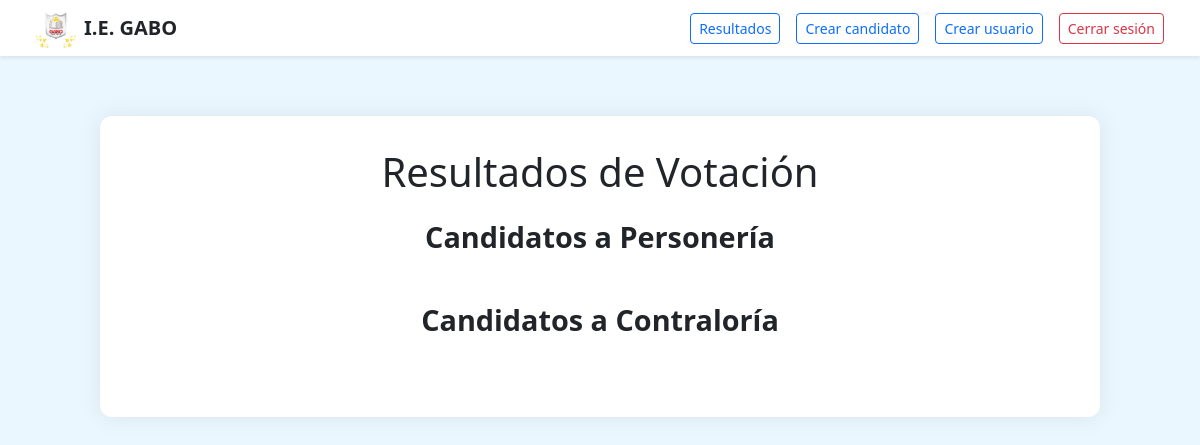
/results/ (signed in), run on an earlier commit of the app's database.
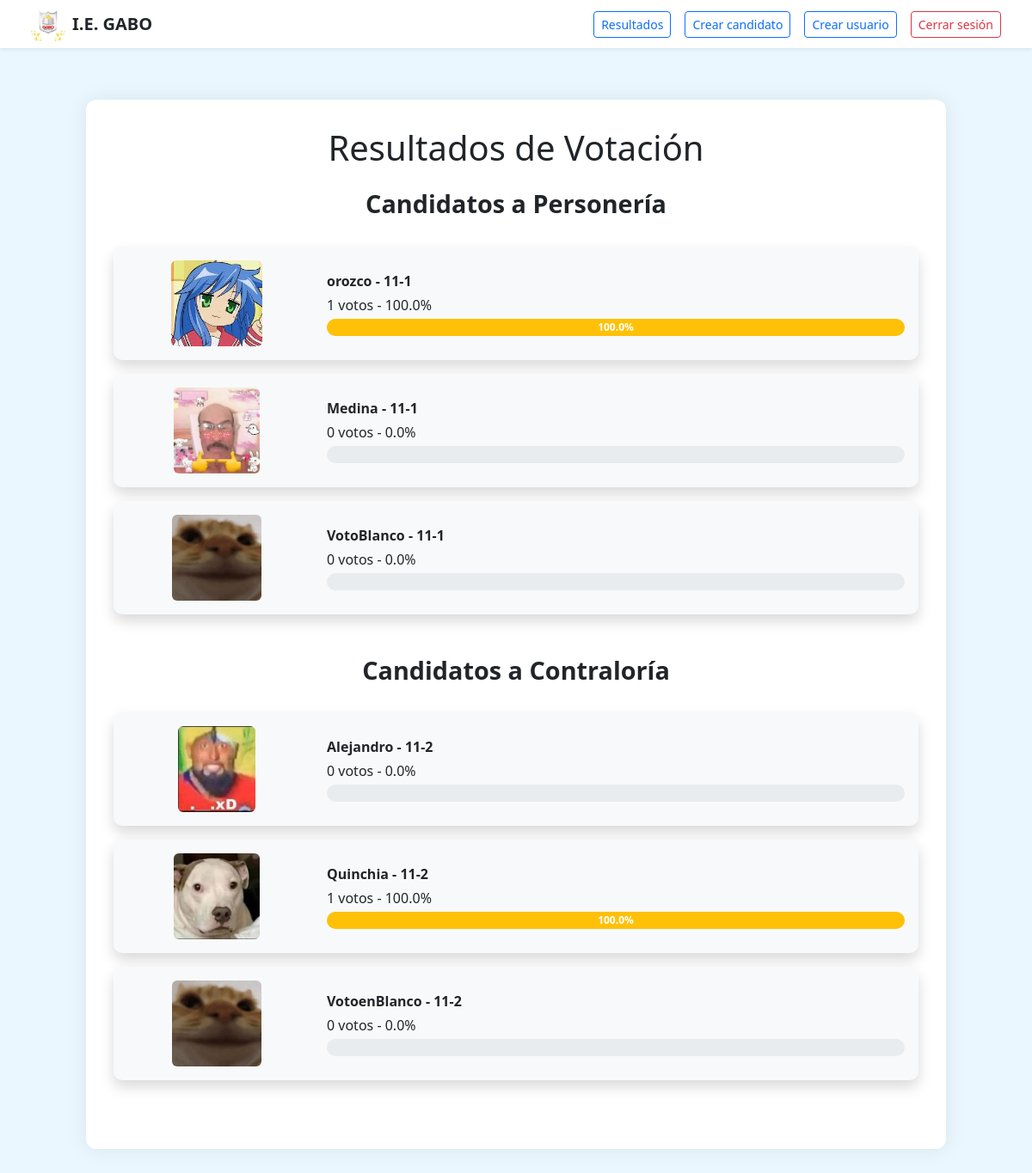
And on a later commit of the database.
### Users/models.py (models this page shows)
class Candidates(models.Model):
    POSITIONS = (
        ('Personería', 'Personería'),
        ('Contraloría', 'Contraloría'),
    )
    GRADES = (
        ('11-1', '11-1'),
        ('11-2', '11-2'),
        ('11-3', '11-3'),
        ('11-4', '11-4'),
        ('11-5', '11-5'),
    )
    GENDER = (
        ('Masculino', 'Masculino'),
        ('Femenino', 'Femenino'),
        ('Otro', 'Otro'),
    )
    user = models.OneToOneField(User, on_delete=models.CASCADE)
    identification_number = models.IntegerField(unique=True)
    grade = models.CharField(
        max_length=10,
        choices=GRADES,
        default='11-1')
    age = models.IntegerField()
    position = models.CharField(
        max_length=20,
        choices=POSITIONS,
        default='Personería'
    )
    gender = models.CharField(
        max_length=10,
        choices=GENDER,
        default='Masculino'
    )
    description = models.TextField()
    photo = models.ImageField(upload_to='candidates_photos/', blank=True, null=True)
    votes = models.IntegerField(default=0)
    percentage = models.FloatField(default=0.0)

### Users/views.py (the view)
# urls.py: path('results/',results,name='results')
@login_required(login_url='logIn')
def results(request):
    if not request.user.is_superuser:
        logout(request)
        messages.error(request, 'No tienes permiso para ver los resultados.')
        return redirect('main')
    ombudsmans = Candidates.objects.filter(position='Personería')
    comptrollers = Candidates.objects.filter(position='Contraloría')
    votes_ombudsman = sum(candidate.votes for candidate in ombudsmans)
    votes_comptroller = sum(candidate.votes for candidate in comptrollers)
    if votes_ombudsman > 0:
        for candidate in ombudsmans:
            candidate.percentage = (candidate.votes / votes_ombudsman) * 100 if votes_ombudsman > 0 else 0
            candidate.save()
    if votes_comptroller > 0:
        for candidate in comptrollers:
            candidate.percentage = (candidate.votes / votes_comptroller) * 100 if votes_comptroller > 0 else 0
            candidate.save()
    return render(request,'Users/results.html',{
            'ombudsmans' : ombudsmans,
            'comptrollers' : comptrollers,
        })

### templates/users/results.html (shortened to what this page needs)
{% load static %}
<!DOCTYPE html>
<html lang="en">
<head>
    <link href="https://cdn.jsdelivr.net/npm/bootstrap@5.3.0/dist/css/bootstrap.min.css" rel="stylesheet">
    <link rel="stylesheet" href="{% static '/users/stylesResults.css' %}">
</head>
<body>
  <header>
        <nav class="navbar navbar-expand-lg navbar-light bg-white shadow-sm px-4">
        <div class="container-fluid d-flex justify-content-between w-100">
            <div class="d-flex align-items-center gap-2">
                <img src="{% static 'img/logo.webp' %}" alt="Logo" style="height: 40px;">
                <a href="{% url 'main' %}" style="text-decoration: none;"><strong class="text-dark fs-5">I.E. GABO</strong></a>
            </div>
            <div class="d-flex gap-3">
                {% if user.is_superuser %}
                <a class="btn btn-outline-primary btn-sm" href="{% url 'results' %}">Resultados</a>
                <a class="btn btn-outline-primary btn-sm" href="{% url 'create_candidate' %}">Crear candidato</a>
                <a class="btn btn-outline-primary btn-sm" href="{% url 'signUp' %}">Crear usuario</a>
                {% endif %}
                <a class="btn btn-outline-danger btn-sm" href="{% url 'logOut' %}">Cerrar sesión</a>
            </div>
        </div>
    </nav>
  </header>
  <main>
    <div class="results-container">
        <h1 class="text-center mb-4">Resultados de Votación</h1>
        <div class="category-section">
            <h4 class="section-title">Candidatos a Personería</h4>
            {% for candidate in ombudsmans %}
            <div class="candidate-card shadow bg-light">
                <div class="row align-items-center">
                    <div class="col-md-3 text-center" style="object-fit: cover;">
                        <img src="{{ candidate.photo.url }}" alt="Foto de {{ candidate.profile.user.username }}" class="img-fluid rounded" style="max-height: 100px;">
                    </div>
                    <div class="col-md-9">
                        <p class="candidate-name mb-1">{{ candidate.user.username }} - {{ candidate.grade }}</p>
                        <p class="mb-1">{{ candidate.votes }} votos - {{ candidate.percentage }}%</p>
                        <div class="progress">
                            <div class="progress-bar bg-warning" role="progressbar"style="width: {{ candidate.percentage }}%;" aria-valuenow="{{ candidate.percentage }}" aria-valuemin="0" aria-valuemax="100">
                            {{ candidate.percentage }}%
                            </div>
                        </div>
                    </div>
                </div>
            </div>
        {% endfor %}
        </div>
          <div class="category-section">
            <h4 class="section-title">Candidatos a Contraloría</h4>
            {% for candidate in comptrollers %}
            <div class="candidate-card shadow bg-light">
              <div class="row align-items-center">
                <div class="col-md-3 text-center">
                  <img src="{{ candidate.photo.url }}" alt="Foto de {{ candidate.profile.user.username }}" class="img-fluid rounded" style="max-height: 100px;">
                </div>
                <div class="col-md-9">
                  <p class="candidate-name mb-1">{{ candidate.user.username }} - {{ candidate.grade }}</p>
                  <p class="mb-1">{{ candidate.votes }} votos - {{ candidate.percentage }}%</p>
                  <div class="progress">
                    <div class="progress-bar bg-warning" role="progressbar"style="width: {{ candidate.percentage }}%;" aria-valuenow="{{ candidate.percentage }}" aria-valuemin="0" aria-valuemax="100">
                      {{ candidate.percentage }}%
                    </div>
                  </div>
                </div>
              </div>
            </div>
            {% endfor %}
          </div>
        </div>
  </main>
</body>
</html>

What changed in the data, as far as the page shows it:
added Candidates: photo (picture), user.username "orozco", grade "11-1", votes "1", percentage "100.0", shown under "Candidatos a Personería"
added Candidates: photo (picture), user.username "Medina", grade "11-1", votes "0", percentage "0.0", shown under "Candidatos a Personería"
added Candidates: photo (picture), user.username "VotoBlanco", grade "11-1", votes "0", percentage "0.0", shown under "Candidatos a Personería"
added Candidates: photo (picture), user.username "Alejandro", grade "11-2", votes "0", percentage "0.0", shown under "Candidatos a Contraloría"
added Candidates: photo (picture), user.username "Quinchia", grade "11-2", votes "1", percentage "100.0", shown under "Candidatos a Contraloría"
added Candidates: photo (picture), user.username "VotoenBlanco", grade "11-2", votes "0", percentage "0.0", shown under "Candidatos a Contraloría"
